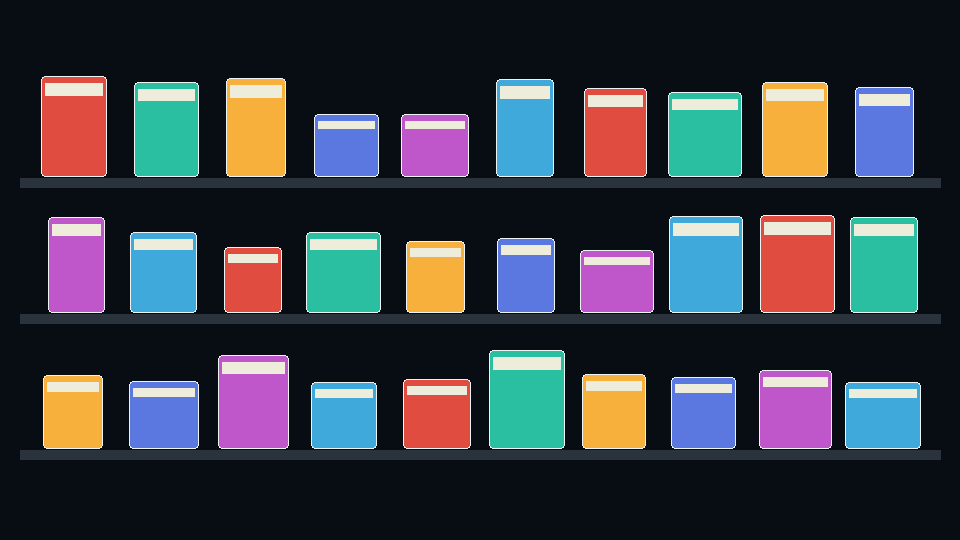
#> input picture 20-retail-shelf-object-detection/data/samples/qualification-shelf-000.png, 960 x 540 px
$ python -i opencv.py   (imports and definitions only)
#> lines starting #> are read from the running program, lines starting #| are printed output that depends on the picture; after the words box and inside, x2 and y2 are one past the last pixel; in counts of white or black regions, pixels touching at a corner belong together
#> further down, picture is the input picture: shape (540, 960, 3); mean B, G, R 67.7, 59.9, 56.7
from __future__ import annotations

from dataclasses import dataclass

import numpy as np
from scipy import ndimage


@dataclass(frozen=True)
class MorphologyConfig:
    residual_threshold: float = 19.0
    kernel_size: int = 3
    opening_iterations: int = 1
    closing_iterations: int = 1
    minimum_component_area: int = 6


def _remove_small_components(mask: np.ndarray, minimum_area: int) -> np.ndarray:
    labels, count = ndimage.label(mask)
    output = np.zeros_like(mask, dtype=np.uint8)
    for label_id in range(1, count + 1):
        component = labels == label_id
        if int(component.sum()) >= minimum_area:
            output[component] = 1
    return output


def segment_with_morphology(
    image: np.ndarray,
    config: MorphologyConfig | None = None,
) -> np.ndarray:
    config = config or MorphologyConfig()
    if image.ndim == 3:
        image = np.mean(image[..., :3], axis=2)
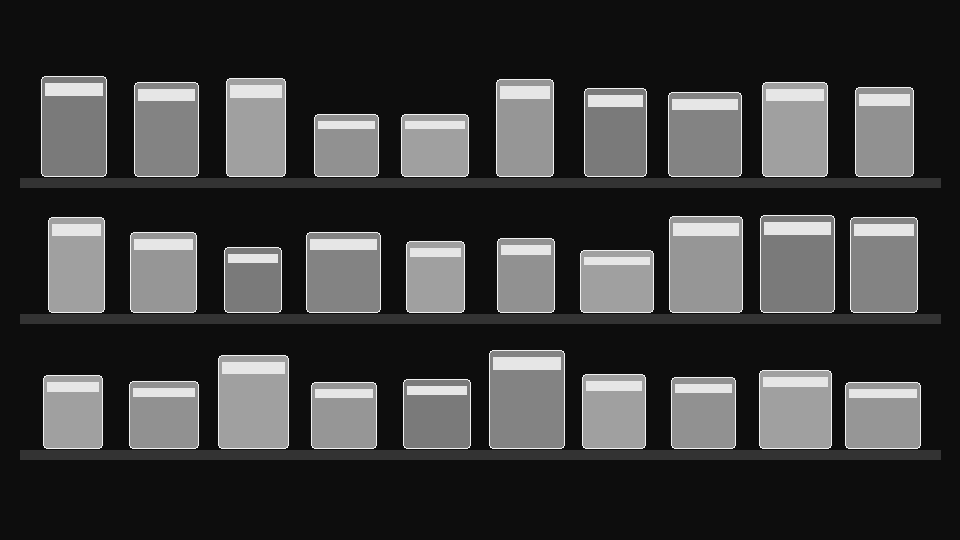
#> image: shape (540, 960) float64; min 13.33, max 241.3, mean 61.4
    grayscale = image.astype(np.float32)

    try:
        import cv2

        background = cv2.GaussianBlur(grayscale, (0, 0), sigmaX=4.0)
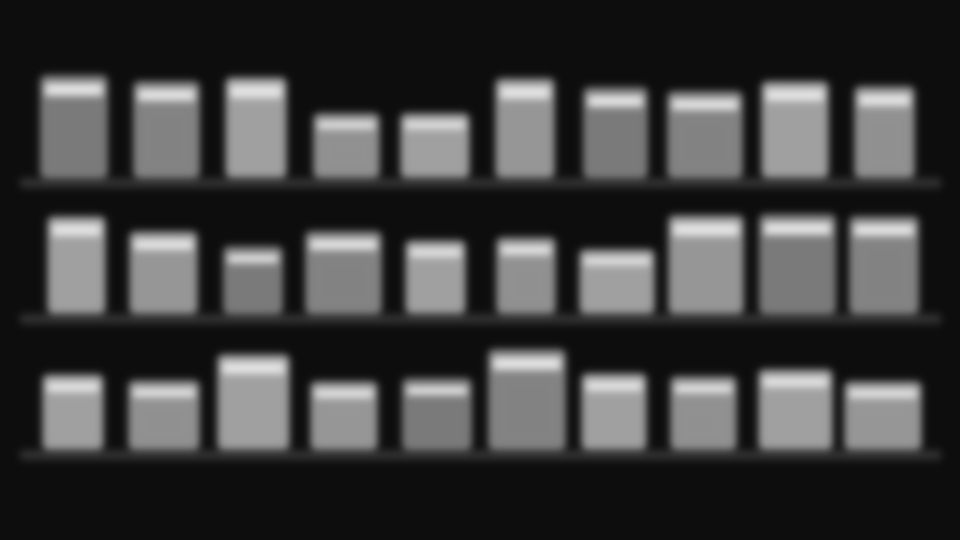
#> background: shape (540, 960) float32; min 13.33, max 223.4, mean 61.4
        residual = background - grayscale
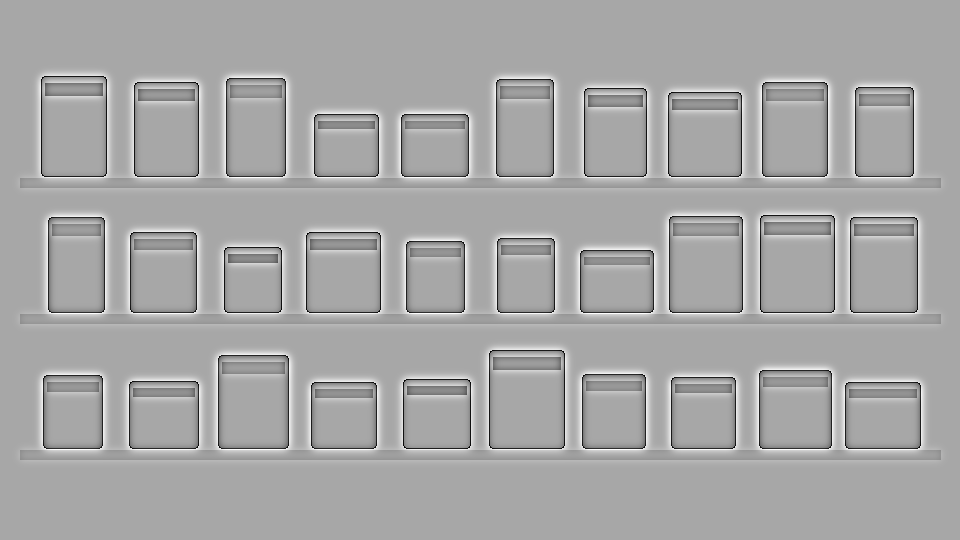
#> residual: shape (540, 960) float32; min -173.7, max 90.91, mean 0; drawn with min black and max white
        raw = (residual >= config.residual_threshold).astype(np.uint8)
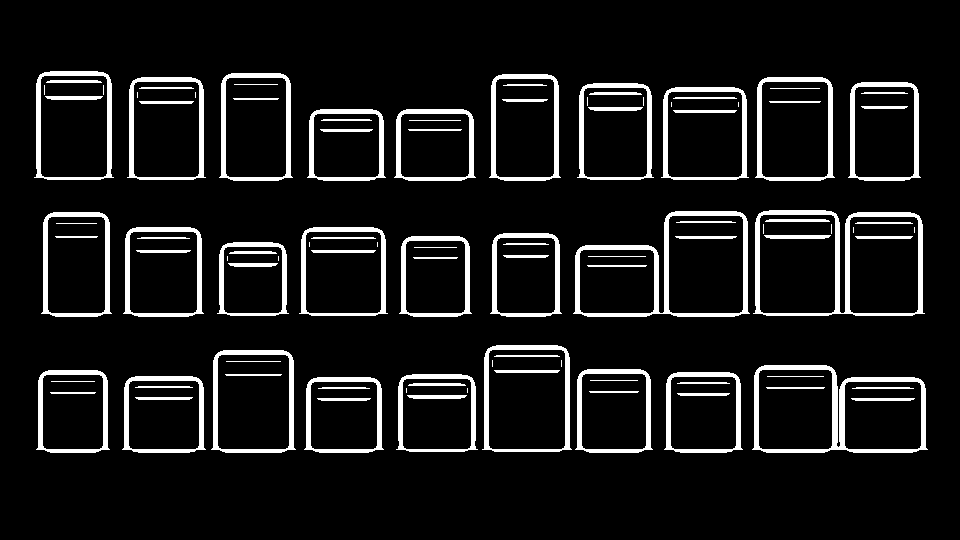
#> raw: shape (540, 960); values 0 (black) and 1 (white), 9.5% white; 107 white regions (20 under 20 px), largest, box (x1, y1, x2, y2) and area: (753, 210, 925, 316) 3039, (573, 211, 750, 317) 2904, (752, 365, 928, 453) 2888
        kernel = np.ones((config.kernel_size, config.kernel_size), dtype=np.uint8)
        opened = cv2.morphologyEx(
            raw,
            cv2.MORPH_OPEN,
            kernel,
            iterations=config.opening_iterations,
        )
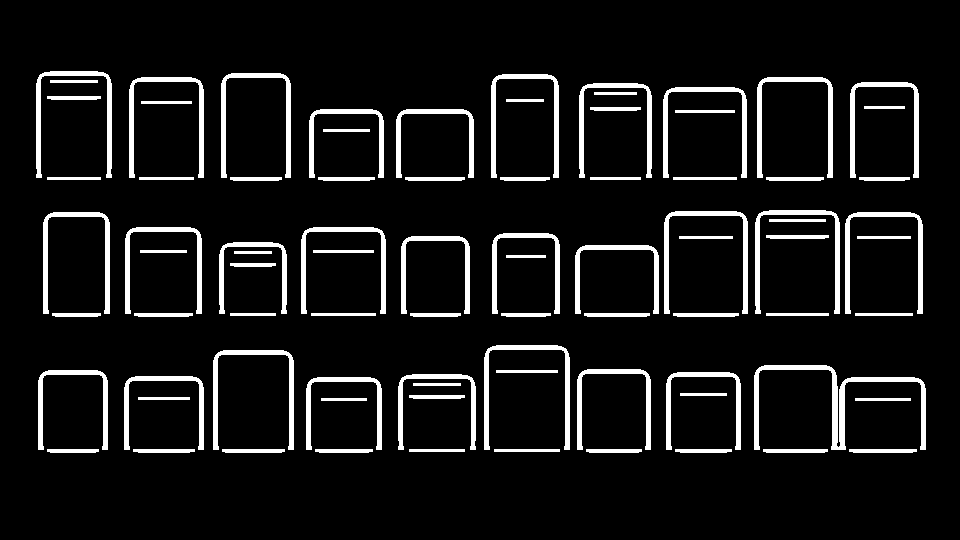
#> opened: shape (540, 960); values 0 (black) and 1 (white), 8.7% white; 84 white regions, largest, box (x1, y1, x2, y2) and area: (754, 365, 926, 450) 2336, (484, 345, 570, 450) 1360, (664, 211, 748, 314) 1343
        closed = cv2.morphologyEx(
            opened,
            cv2.MORPH_CLOSE,
            kernel,
            iterations=config.closing_iterations,
        )
#> closed: shape (540, 960); values 0 (black) and 1 (white), 8.7% white; 84 white regions, largest, box (x1, y1, x2, y2) and area: (754, 365, 926, 450) 2398, (484, 345, 570, 450) 1360, (664, 211, 748, 314) 1343
    except ImportError:
        background = ndimage.gaussian_filter(grayscale, sigma=4.0)
        residual = background - grayscale
        structure = np.ones((config.kernel_size, config.kernel_size), dtype=bool)
        closed = ndimage.binary_closing(
            ndimage.binary_opening(
                residual >= config.residual_threshold,
                structure=structure,
                iterations=config.opening_iterations,
            ),
            structure=structure,
            iterations=config.closing_iterations,
        ).astype(np.uint8)
    return _remove_small_components(closed, config.minimum_component_area)
#> in _remove_small_components, `labels, count = ndimage.label(mask)`:
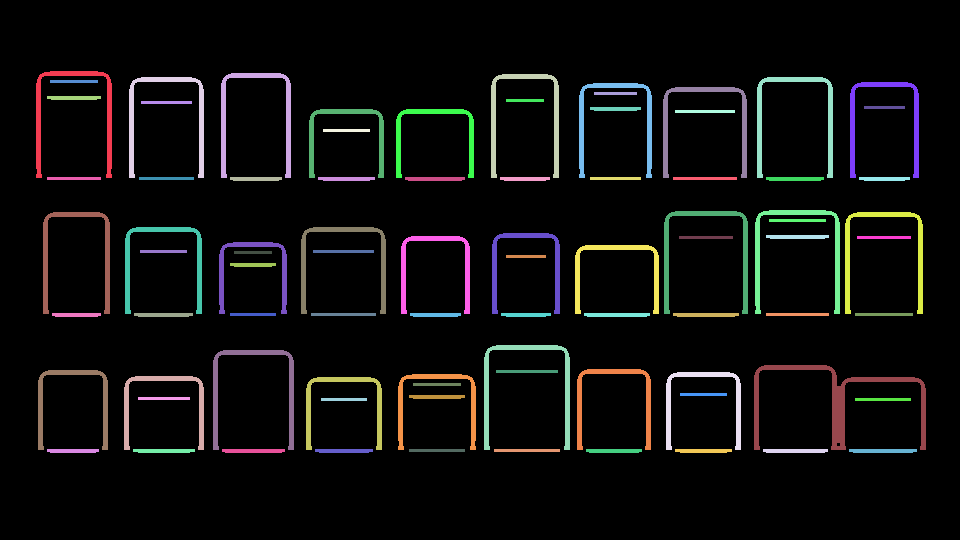
#> labels: shape (540, 960) int32; 85 distinct labels, from 0 to 84; one colour per label, 0 black
#> in _remove_small_components, `labels, count = ndimage.label(mask)`: count = 84
#> the loop in _remove_small_components, `for label_id in range(1, count + 1):` made 84 passes
#> pass 3, in _remove_small_components, `component = labels == label_id`:
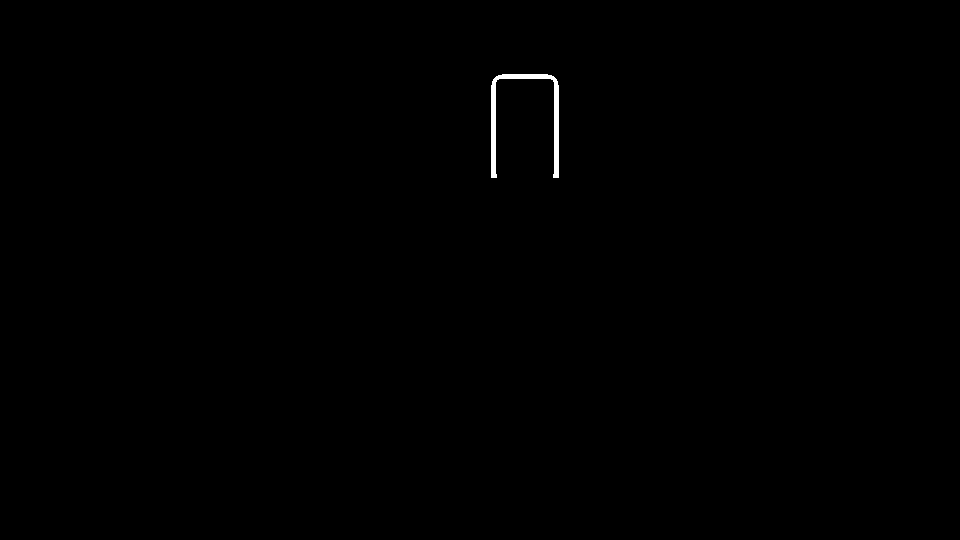
#> component: shape (540, 960) bool; 0.25% white; 1 white region, box (x1, y1, x2, y2) and area: (491, 74, 559, 178) 1272


def always_clean(image: np.ndarray) -> np.ndarray:
    return np.zeros(image.shape[:2], dtype=np.uint8)

>>> import cv2
>>> picture = cv2.imread('../../../20-retail-shelf-object-detection/data/samples/qualification-shelf-000.png')
>>> result = segment_with_morphology(picture)

$ run again, on 20-retail-shelf-object-detection/data/samples/qualification-shelf-002.png
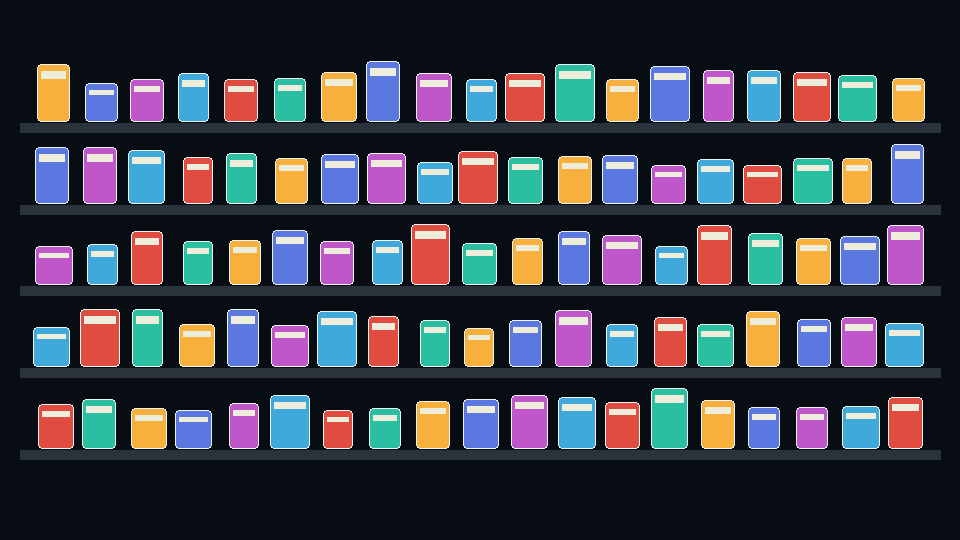
#> input picture 20-retail-shelf-object-detection/data/samples/qualification-shelf-002.png, 960 x 540 px
#> picture is the input picture: shape (540, 960, 3); mean B, G, R 69.2, 60.1, 58.4
#> raw: shape (540, 960); values 0 (black) and 1 (white), 15.9% white; 211 white regions (39 under 20 px), largest, box (x1, y1, x2, y2) and area: (30, 56, 932, 126) 14912, (222, 383, 930, 453) 11755, (268, 146, 879, 208) 9790
#> opened: shape (540, 960); values 0 (black) and 1 (white), 14.8% white; 213 white regions, largest, box (x1, y1, x2, y2) and area: (461, 59, 882, 123) 6308, (553, 150, 877, 205) 4491, (411, 383, 694, 450) 4434
#> closed: shape (540, 960); values 0 (black) and 1 (white), 14.9% white; 208 white regions, largest, box (x1, y1, x2, y2) and area: (461, 59, 882, 123) 6403, (411, 383, 785, 450) 5946, (553, 150, 877, 205) 4526
#> in _remove_small_components, `labels, count = ndimage.label(mask)`:
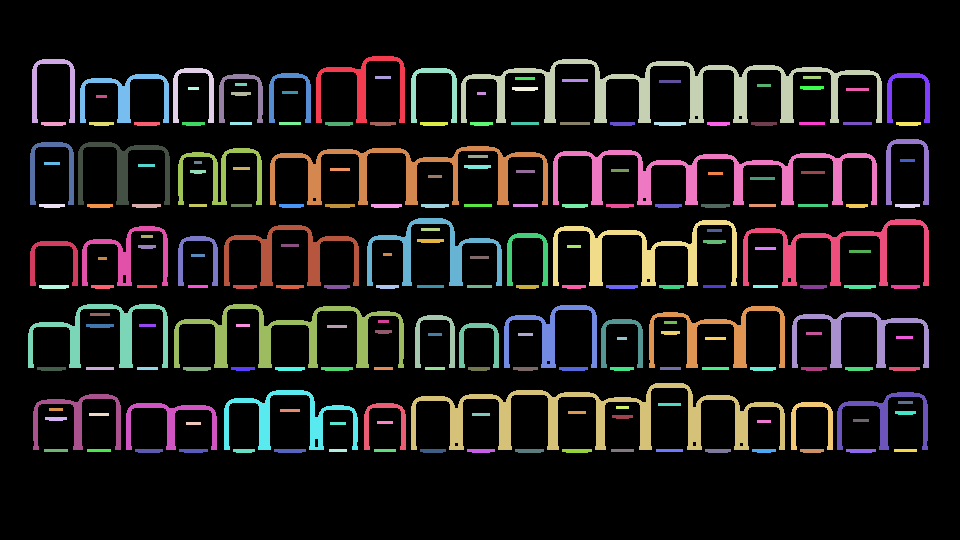
#> labels: shape (540, 960) int32; 209 distinct labels, from 0 to 208; one colour per label, 0 black
#> count = 208
#> the loop in _remove_small_components, `for label_id in range(1, count + 1):` made 208 passes
#> pass 3, in _remove_small_components, `component = labels == label_id`:
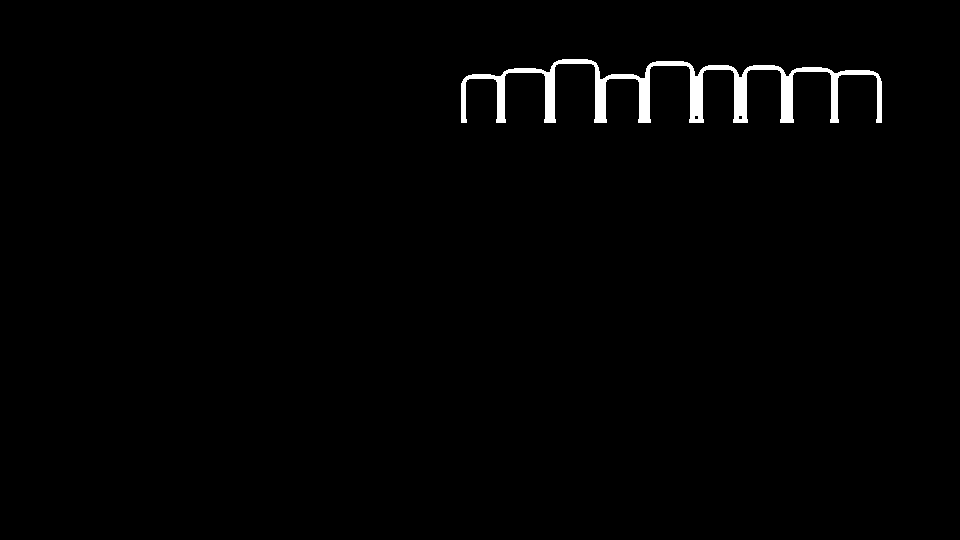
#> component: shape (540, 960) bool; 1.2% white; 1 white region, box (x1, y1, x2, y2) and area: (461, 59, 882, 123) 6403
